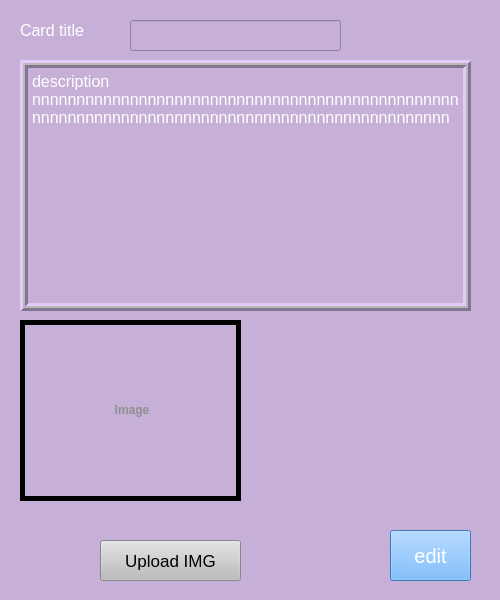
<?xml version="1.0" encoding="UTF-8"?>
<ui version="4.0">
 <class>Form</class>
 <widget class="QWidget" name="Form">
  <property name="geometry">
   <rect>
    <x>0</x>
    <y>0</y>
    <width>500</width>
    <height>600</height>
   </rect>
  </property>
  <property name="windowTitle">
   <string>Form</string>
  </property>
  <property name="styleSheet">
   <string notr="true">background-color:rgb(198, 176, 216)</string>
  </property>
  <widget class="QPushButton" name="cardeditbutton">
   <property name="geometry">
    <rect>
     <x>390</x>
     <y>530</y>
     <width>81</width>
     <height>51</height>
    </rect>
   </property>
   <property name="styleSheet">
    <string notr="true">font-size:15pt;
color:rgb(255, 255, 255);
background-color:rgb(85, 170, 255)</string>
   </property>
   <property name="text">
    <string>edit</string>
   </property>
  </widget>
  <widget class="QPlainTextEdit" name="description">
   <property name="geometry">
    <rect>
     <x>20</x>
     <y>60</y>
     <width>451</width>
     <height>251</height>
    </rect>
   </property>
   <property name="styleSheet">
    <string notr="true">color:rgb(255, 255, 255);
font-size:12pt;</string>
   </property>
   <property name="frameShape">
    <enum>QFrame::Box</enum>
   </property>
   <property name="frameShadow">
    <enum>QFrame::Raised</enum>
   </property>
   <property name="lineWidth">
    <number>3</number>
   </property>
   <property name="midLineWidth">
    <number>2</number>
   </property>
   <property name="lineWrapMode">
    <enum>QPlainTextEdit::WidgetWidth</enum>
   </property>
   <property name="plainText">
    <string>description nnnnnnnnnnnnnnnnnnnnnnnnnnnnnnnnnnnnnnnnnnnnnnnnnnnnnnnnnnnnnnnnnnnnnnnnnnnnnnnnnnnnnnnnnnnnnnn</string>
   </property>
  </widget>
  <widget class="QLabel" name="cardname">
   <property name="geometry">
    <rect>
     <x>20</x>
     <y>10</y>
     <width>81</width>
     <height>41</height>
    </rect>
   </property>
   <property name="styleSheet">
    <string notr="true">font-size:12pt;
color:rgb(255, 255, 255);</string>
   </property>
   <property name="text">
    <string>Card title</string>
   </property>
  </widget>
  <widget class="QLineEdit" name="cardtitle">
   <property name="geometry">
    <rect>
     <x>130</x>
     <y>20</y>
     <width>211</width>
     <height>31</height>
    </rect>
   </property>
   <property name="styleSheet">
    <string notr="true">font-size:12pt;
color:rgb(255, 255, 255);
</string>
   </property>
   <property name="alignment">
    <set>Qt::AlignCenter</set>
   </property>
  </widget>
  <widget class="QPushButton" name="uploadIMGbutton">
   <property name="geometry">
    <rect>
     <x>100</x>
     <y>540</y>
     <width>141</width>
     <height>41</height>
    </rect>
   </property>
   <property name="styleSheet">
    <string notr="true">font-size:13pt;
background-color:rgb(189, 189, 189);
color:rgb(0, 0, 0)</string>
   </property>
   <property name="text">
    <string>Upload IMG</string>
   </property>
  </widget>
  <widget class="QLabel" name="IMGbox">
   <property name="geometry">
    <rect>
     <x>20</x>
     <y>320</y>
     <width>221</width>
     <height>181</height>
    </rect>
   </property>
   <property name="styleSheet">
    <string notr="true">color:rgb(143, 143, 143);
border: 5px solid black;</string>
   </property>
   <property name="text">
    <string>&lt;html&gt;&lt;head/&gt;&lt;body&gt;&lt;p align=&quot;center&quot;&gt;&lt;span style=&quot; font-weight:600;&quot;&gt;Image&lt;/span&gt;&lt;/p&gt;&lt;/body&gt;&lt;/html&gt;</string>
   </property>
  </widget>
 </widget>
 <resources/>
 <connections/>
</ui>
